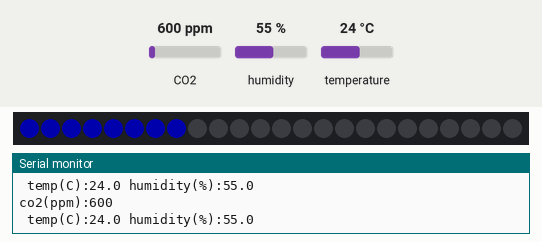
The sketch below on a simulated ATtiny85, built with avr-gcc and run on an emulated ATtiny85. On the bench: 24 RGB LEDs in strip order, left to right, the last lines printed to the serial monitor. The inputs (shaded band) are chosen by the test bench; at power-on: CO2 600 ppm, humidity 55 %, temperature 24 °C. Dim RGB values are drawn brighter than linear; the strip is taken to match the declared colour order.

Above: at 1.6 s.
1.7 s: CO2 set to 670 ppm
3.9 s: CO2 set to 731 ppm
At 5.1 s:
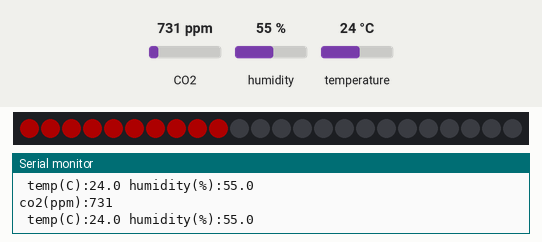
5.5 s: CO2 set to 1050 ppm
At 6.0 s:
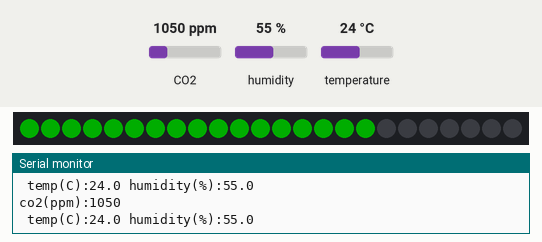
7.1 s: CO2 set to 674 ppm
At 8.0 s:
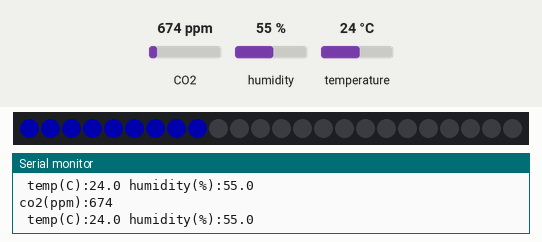
8.8 s: CO2 set to 726 ppm
At 10.0 s:
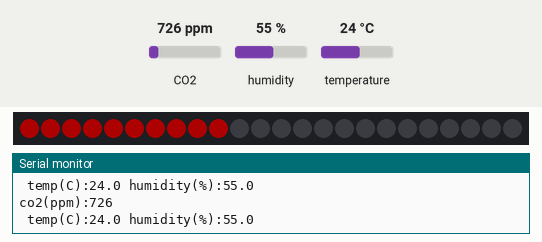
Timing chart, 0 to 11.4 s (numbered marks = the images above; inputs shaded):
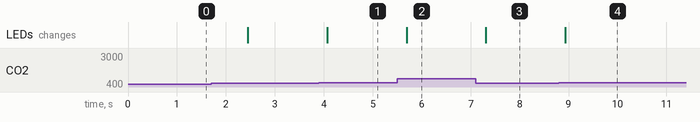

Measured:
- the behaviour switches between 699 and 700 ppm on CO2 (found by bisection; images 0 and 1)
- after the input at 3.9 s, the LEDs: change after 0.17 s (image 1)
- after the input at 5.5 s, the LEDs: change after 0.19 s (image 2)
- after the input at 7.1 s, the LEDs: change after 0.21 s (image 3)
- after the input at 8.8 s, the LEDs: change after 0.13 s (image 4)

The sketch:

co2_sensor_coding-_12_march_2021.ino
```cpp
/*
  Reading CO2, humidity and temperature from the SCD30 + led light
  it light blue if the co2 is blew 800 , from 800 to 1000 - accpted level indoors- it gets green above 1050 it turns red
  By: hany
  Date: february 24th, 2021

  this example prints the current CO2 level, relative humidity, and temperature in C.

  Hardware Connections:
  Attach RedBoard to computer using a USB cable.
  Connect SCD30 to RedBoard using Qwiic cable.
  Open Serial Monitor at 115200 baud.
*/

#include <Wire.h>

#include "SparkFun_SCD30_Arduino_Library.h" //Click here to get the library: http://librarymanager/All#SparkFun_SCD30
SCD30 airSensor;


#include <Adafruit_NeoPixel.h>
#ifdef __AVR__
  #include <avr/power.h>
#endif

#define PIN 14 // define the degital pin here

#define LEDS 24 // put the number of led here

#define OFFSET 0 // you can define your starting led from here

// Parameter 1 = number of pixels in strip
// Parameter 2 = Arduino pin number (most are valid)
// Parameter 3 = pixel type flags, add together as needed:
//   NEO_KHZ800  800 KHz bitstream (most NeoPixel products w/WS2812 LEDs)
//   NEO_KHZ400  400 KHz (classic 'v1' (not v2) FLORA pixels, WS2811 drivers)
//   NEO_GRB     Pixels are wired for GRB bitstream (most NeoPixel products)
//   NEO_RGB     Pixels are wired for RGB bitstream (v1 FLORA pixels, not v2)
//   NEO_RGBW    Pixels are wired for RGBW bitstream (NeoPixel RGBW products)
Adafruit_NeoPixel strip = Adafruit_NeoPixel(LEDS, PIN, NEO_RGB + NEO_KHZ800);

// IMPORTANT: To reduce NeoPixel burnout risk, add 1000 uF capacitor across
// pixel power leads, add 300 - 500 Ohm resistor on first pixel's data input
// and minimize distance between Arduino and first pixel.  Avoid connecting
// on a live circuit...if you must, connect GND first.

// to define the co2 variable
word co2 = 0;
uint32_t color = 0;

void setup()
{
  // This is for Trinket 5V 16MHz, you can remove these three lines if you are not using a Trinket
  #if defined (__AVR_ATtiny85__)
    if (F_CPU == 16000000) clock_prescale_set(clock_div_1);
  #endif
  // End of trinket special code

  strip.begin();
  strip.setBrightness(50);
  strip.show(); // Initialize all pixels to 'off'

  // strting with the co2 reading now
  Serial.begin(115200);
  Serial.println("SCD30 Example");
  Wire.begin();

  if (airSensor.begin() == false)
  {
    Serial.println("Air sensor not detected. Please check wiring. Freezing...");
    while (1)
      ;
  }

}

void loop() {
  if (airSensor.dataAvailable()) {
    co2 = airSensor.getCO2();
    Serial.print("co2(ppm):");
    Serial.println(co2);


    //limit co2 to available range on watch face
    if (co2 > 1300) co2 = 1300;
    if (co2 < 300) co2 = 300;


    color = strip.Color(255, 0, 0); // red
    if (co2 < 700){
      color = strip.Color(0, 0, 255); // Blue
    } else if (co2 > 1000) {
      color = strip.Color(0, 255, 0); // green
    }
     //change your scale steps (50 is the step count , and 4 is constant amount to center the scale in the middle of 24 led light )
    lightScale(round(co2 / 50 - 4), color, 50);

    Serial.print(" temp(C):");
    Serial.print(airSensor.getTemperature(), 1);

    Serial.print(" humidity(%):");
    Serial.print(airSensor.getHumidity(), 1);

    Serial.println();
  } else Serial.println("Waiting for new data");

  delay(800);
}
void colorWipe(uint32_t c, uint8_t wait) {
  for(uint16_t i=0; i<strip.numPixels(); i++) {
    strip.setPixelColor(i, c);
    strip.show();
    delay(wait);
  }
}
void lightScale(uint8_t numberOfPixels, uint32_t color, uint8_t wait) {
  strip.clear();
  strip.show();
  strip.fill(color, OFFSET, numberOfPixels);
  if (OFFSET + numberOfPixels > LEDS) {
    strip.fill(color, 0, numberOfPixels + OFFSET - LEDS);
  }
  strip.show();
}
```
